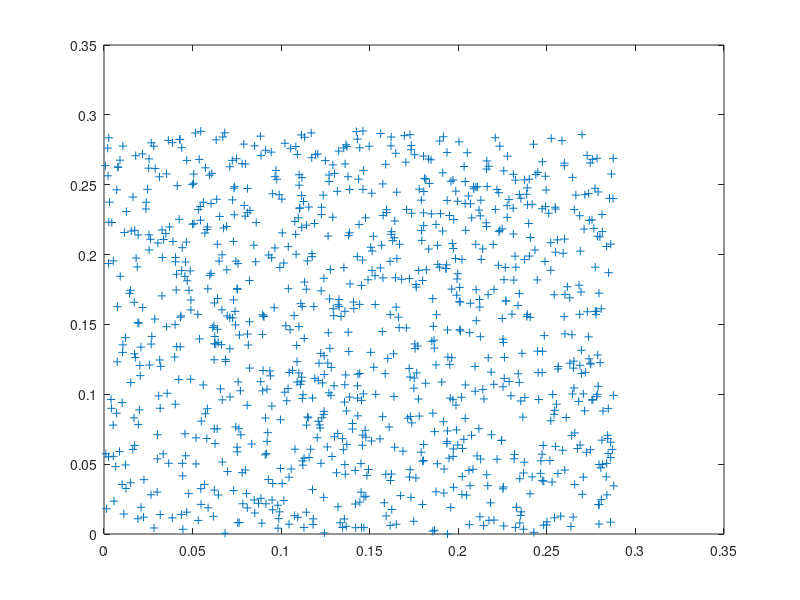
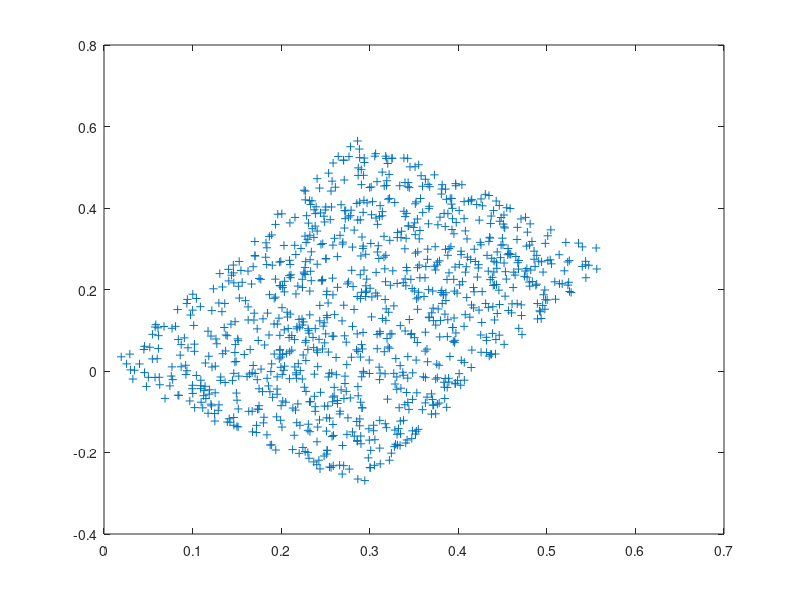

Write MATLAB code to recreate these figures, in order.
%% Auteur : Selim RABOUDI
%% introduction du TP de séparation aveugle de source.

y1 = 1/(2*sqrt(3))*rand(1,1000);
y2 = 1/(2*sqrt(3))*rand(1,1000);
Y = [y1 ; y2];
figure;
plot(y1,y2,'+');

%% Generation des x

A = [1 1; -1 2]
X = A*Y;
x1 = X(1,:);
x2 = X(2,:);

figure;
plot(x1,x2,'+');